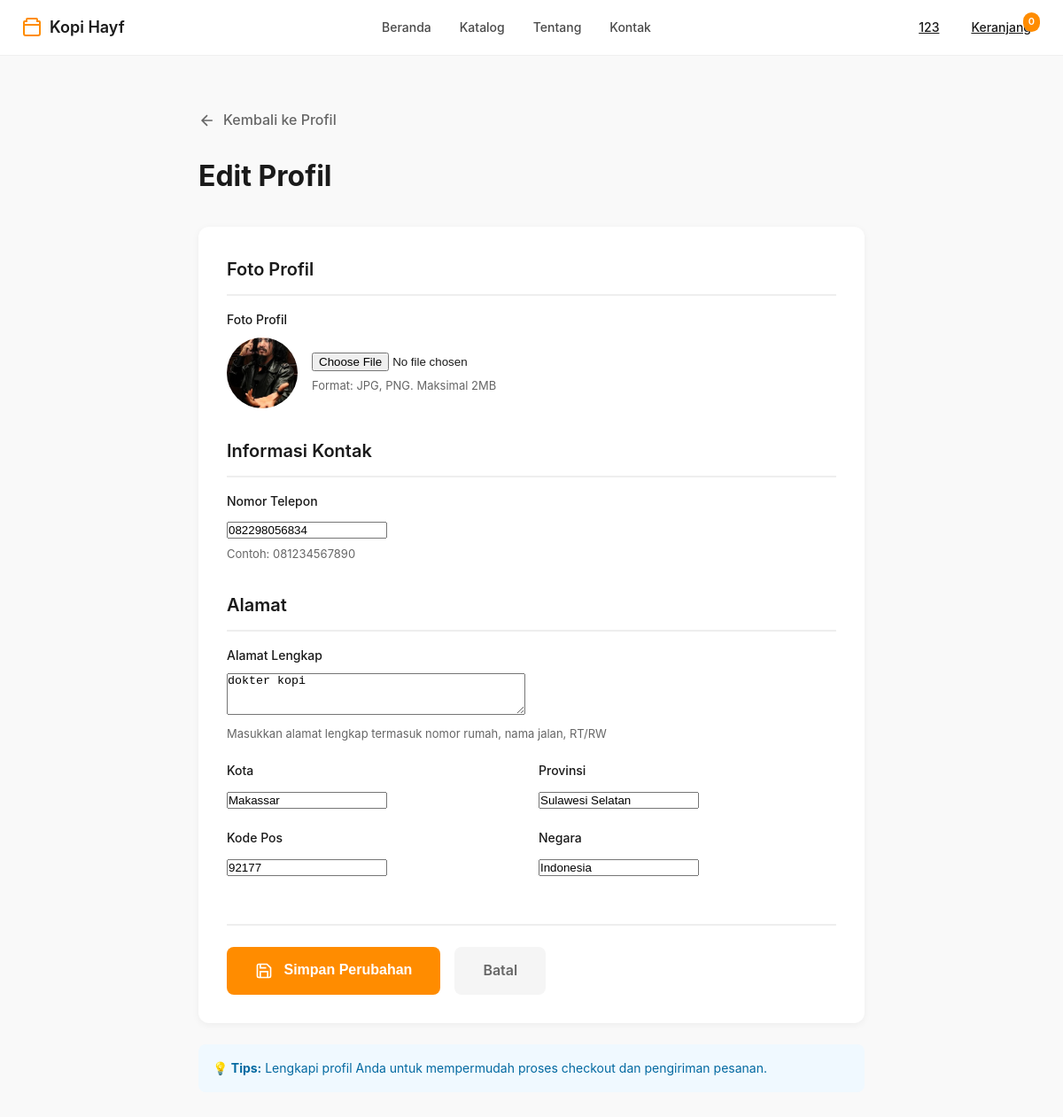
Page /profile/edit/ (signed in) on the committed database.
### dashboard/models.py (models this page shows, shortened)
class TimeStampedModel(models.Model):
    created_at = models.DateTimeField(auto_now_add=True)
    updated_at = models.DateTimeField(auto_now=True)
    class Meta:
        abstract = True

class Customer(TimeStampedModel):
    phone_regex = RegexValidator(
        regex=r'^\+?1?\d{9,15}$',
        message="Format: '+999999999'. Minimal 9 digit, maksimal 15 digit."
    )
    user = models.OneToOneField(User, on_delete=models.CASCADE, related_name='customer')
    phone = models.CharField(validators=[phone_regex], max_length=17, blank=True, verbose_name='Telepon')
    address = models.TextField(blank=True, verbose_name='Alamat')
    city = models.CharField(max_length=100, blank=True, verbose_name='Kota')
    state = models.CharField(max_length=100, blank=True, verbose_name='Provinsi')
    postal_code = models.CharField(max_length=20, blank=True, verbose_name='Kode Pos')
    country = models.CharField(max_length=100, blank=True, default='Indonesia', verbose_name='Negara')
    profile_image = models.ImageField(upload_to='customers/', blank=True, null=True, verbose_name='Foto Profil')
    date_of_birth = models.DateField(null=True, blank=True, verbose_name='Tanggal Lahir')
    gender = models.CharField(max_length=10, choices=[('pria', 'Pria'), ('wanita', 'Wanita')], blank=True, verbose_name='Jenis Kelamin')
    total_orders = models.IntegerField(default=0, verbose_name='Total Pesanan')
    total_spent = models.DecimalField(max_digits=12, decimal_places=2, default=0, verbose_name='Total Belanja')
    is_verified = models.BooleanField(default=False, verbose_name='Terverifikasi')
    newsletter_subscribed = models.BooleanField(default=False, verbose_name='Berlangganan Newsletter')
    class Meta:
        ordering = ['-created_at']
        verbose_name = 'Customer'
        verbose_name_plural = 'Customers'

### dashboard/views.py (the view)
# urls.py: path('profile/edit/', views.profile_edit, name='profile-edit'),
@login_required
def profile_edit(request):
    try:
        customer, created = Customer.objects.get_or_create(user=request.user)
        if request.method == 'POST':
            form = CustomerProfileForm(request.POST, request.FILES, instance=customer)
            if form.is_valid():
                form.save()
                messages.success(request, 'Profil berhasil diperbarui!')
                return redirect('dashboard:profile')
            else:
                for error in form.errors.values():
                    messages.error(request, error)
        else:
            form = CustomerProfileForm(instance=customer)
        context = {
            'form': form,
            'cart_count': get_cart_count(request),
        }
        return render(request, 'dashboard/profile_edit.html', context)
    except Exception as e:
        logger.error(f"Error in profile_edit: {str(e)}")
        messages.error(request, 'Terjadi kesalahan')
        return redirect('dashboard:profile')

### dashboard/views.py (called while the page is built)
def get_cart_count(request):
    try:
        cart = request.session.get('cart', {})
        return len(cart)
    except Exception as e:
        logger.error(f"Error getting cart count: {str(e)}")
        return 0

### templates/dashboard/profile_edit.html (shortened to what this page needs)
{% load static %}
<!DOCTYPE html>
<html lang="id">
<head>
    <link rel="stylesheet" href="{% static 'dashboard/css/style.css' %}">
</head>
<body>
    <header class="header">
        <div class="container">
            <div class="nav-wrapper">
                <div class="logo">
                    <span>Kopi Hayf</span>
                </div>
                <nav class="nav">
                    <a href="{% url 'dashboard:index' %}">Beranda</a>
                    <a href="{% url 'dashboard:products' %}">Katalog</a>
                    <a href="{% url 'dashboard:about' %}">Tentang</a>
                    <a href="{% url 'dashboard:kontak' %}">Kontak</a>
                </nav>
                <div class="header-actions">
                    <a href="{% url 'dashboard:profile' %}" class="login-btn">
                        <span class="login-btn-text">{{ user.first_name|default:user.username }}</span>
                    </a>
                    <a href="{% url 'dashboard:view-cart' %}" class="cart-btn">
                        <span class="cart-btn-text">Keranjang</span>
                        <span class="cart-badge">{{ cart_count|default:0 }}</span>
                    </a>
                </div>
            </div>
        </div>
    </header>
    <section class="edit-profile-page">
        <div class="edit-container">
            <a href="{% url 'dashboard:profile' %}" class="back-link">
                <svg width="20" height="20" viewBox="0 0 24 24" fill="none" stroke="currentColor" stroke-width="2">
                    <path d="M19 12H5M12 19l-7-7 7-7"/>
                </svg>
                Kembali ke Profil
            </a>
            <h1 class="page-title">Edit Profil</h1>
            <div class="edit-card">
                <form method="POST" enctype="multipart/form-data">
                    <div class="form-section">
                        <h3 class="section-title">Foto Profil</h3>
                        <div class="form-group">
                            <label class="form-label">Foto Profil</label>
                            <div class="file-input-wrapper">
                                {% if form.instance.profile_image %}
                                <div class="current-image">
                                    <img src="{{ form.instance.profile_image.url }}" alt="Profile">
                                </div>
                                {% else %}
                                <div class="current-image" style="display: flex; align-items: center; justify-content: center; background: linear-gradient(135deg, #FF8C00, #FFB84D); color: white; font-size: 32px; font-weight: 700;">
                                    {{ user.first_name.0|default:user.username.0|upper }}
                                </div>
                                {% endif %}
                                <div class="file-input-custom">
                                    {{ form.profile_image }}
                                    <p class="help-text">Format: JPG, PNG. Maksimal 2MB</p>
                                </div>
                            </div>
                        </div>
                    </div>
                    <div class="form-section">
                        <h3 class="section-title">Informasi Kontak</h3>
                        <div class="form-group">
                            <label class="form-label">Nomor Telepon</label>
                            {{ form.phone }}
                            <p class="help-text">Contoh: 081234567890</p>
                        </div>
                    </div>
                    <div class="form-section">
                        <h3 class="section-title">Alamat</h3>
                        <div class="form-group">
                            <label class="form-label">Alamat Lengkap</label>
                            {{ form.address }}
                            <p class="help-text">Masukkan alamat lengkap termasuk nomor rumah, nama jalan, RT/RW</p>
                        </div>
                        <div class="form-row">
                            <div class="form-group">
                                <label class="form-label">Kota</label>
                                {{ form.city }}
                            </div>
                            <div class="form-group">
                                <label class="form-label">Provinsi</label>
                                {{ form.state }}
                            </div>
                        </div>
                        <div class="form-row">
                            <div class="form-group">
                                <label class="form-label">Kode Pos</label>
                                {{ form.postal_code }}
                            </div>
                            <div class="form-group">
                                <label class="form-label">Negara</label>
                                {{ form.country }}
                            </div>
                        </div>
                    </div>
                    <div class="form-actions">
                        <button type="submit" class="btn-save">
                            Simpan Perubahan
                        </button>
                        <a href="{% url 'dashboard:profile' %}" class="btn-cancel">Batal</a>
                    </div>
                </form>
            </div>
            <div style="margin-top: 24px; padding: 16px; background: #F0F9FF; border-radius: 8px; font-size: 14px; color: #0369A1;">
                <strong>💡 Tips:</strong> Lengkapi profil Anda untuk mempermudah proses checkout dan pengiriman pesanan.
            </div>
        </div>
    </section>
</body>
</html>

### static/dashboard/css/style.css (style rules this page uses)
* { margin: 0; padding: 0; box-sizing: border-box; }
body { font-family: -apple-system, BlinkMacSystemFont, 'Segoe UI', 'Roboto', 'Oxygen', 'Ubuntu', 'Cantarell', sans-serif; line-height: 1.6; color: #1a1a1a; overflow-x: hidden; }
.container { max-width: 1200px; margin: 0 auto; padding: 0 24px; }
.header { background: #fff; border-bottom: 1px solid #f0f0f0; padding: 12px 0; position: sticky; top: 0; z-index: 1000; }
.header-actions { display: flex; align-items: center; gap: 12px; }
.login-btn { background: none; border: none; display: flex; align-items: center; gap: 8px; cursor: pointer; transition: all 0.3s; position: relative; padding: 8px 12px; border-radius: 8px; font-size: 14px; font-weight: 500; color: #1a1a1a; }
.login-btn-text { display: inline; }
.cart-btn { background: none; border: none; display: flex; align-items: center; gap: 8px; cursor: pointer; transition: all 0.3s; position: relative; padding: 8px 12px; border-radius: 8px; font-size: 14px; font-weight: 500; color: #1a1a1a; }
.cart-btn-text { display: inline; }
.nav-wrapper { display: flex; justify-content: space-between; align-items: center; }
.logo { display: flex; align-items: center; gap: 8px; font-size: 18px; font-weight: 600; color: #1a1a1a; }
.logo svg { color: #FF8C00; }
.nav { display: flex; gap: 32px; margin: 0 auto; }
.nav a { text-decoration: none; color: #4a4a4a; font-size: 14px; font-weight: 500; transition: color 0.3s; }
.section-title { font-size: 42px; font-weight: 700; margin-bottom: 16px; color: #1a1a1a; }
.cart-btn { position: relative; }
.cart-badge { position: absolute; top: 2px; right: 2px; background: #FF8C00; color: white; font-size: 11px; font-weight: 600; padding: 2px 6px; border-radius: 10px; min-width: 18px; text-align: center; }

### templates/dashboard/profile_edit.html (style rules this page uses)
.edit-profile-page { padding: 60px 0; background: #f9f9f9; min-height: 70vh; }
.edit-container { max-width: 800px; margin: 0 auto; padding: 0 24px; }
.back-link { display: inline-flex; align-items: center; gap: 8px; color: #666; text-decoration: none; margin-bottom: 24px; font-weight: 500; }
.page-title { font-size: 32px; font-weight: 700; margin-bottom: 32px; }
.edit-card { background: white; padding: 32px; border-radius: 12px; box-shadow: 0 2px 8px rgba(0,0,0,0.05); }
.form-section { margin-bottom: 32px; }
.section-title { font-size: 20px; font-weight: 600; margin-bottom: 16px; padding-bottom: 12px; border-bottom: 2px solid #eee; }
.form-group { margin-bottom: 20px; }
.form-label { display: block; font-weight: 500; margin-bottom: 8px; color: #1a1a1a; font-size: 14px; }
.form-row { display: grid; grid-template-columns: 1fr 1fr; gap: 16px; }
.file-input-wrapper { display: flex; align-items: center; gap: 16px; }
.current-image { width: 80px; height: 80px; border-radius: 50%; overflow: hidden; background: #f5f5f5; }
.current-image img { width: 100%; height: 100%; object-fit: cover; }
.file-input-custom { flex: 1; }
.form-actions { display: flex; gap: 16px; margin-top: 32px; padding-top: 24px; border-top: 2px solid #eee; }
.btn-save { padding: 14px 32px; background: #FF8C00; color: white; border: none; border-radius: 8px; font-size: 16px; font-weight: 600; cursor: pointer; transition: all 0.3s; }
.btn-cancel { padding: 14px 32px; background: #f5f5f5; color: #666; border: none; border-radius: 8px; font-size: 16px; font-weight: 600; cursor: pointer; text-decoration: none; transition: all 0.3s; }
.help-text { font-size: 13px; color: #666; margin-top: 4px; }

### rows in the picture
Customer: instance.profile_image (picture), phone "082298056834", address "dokter kopi", city "Makassar", state "Sulawesi Selatan", postal_code "92177", country "Indonesia"

### other values in the picture
{{ user.first_name|default:user.username }} "123"
{{ cart_count|default:0 }} "0"
